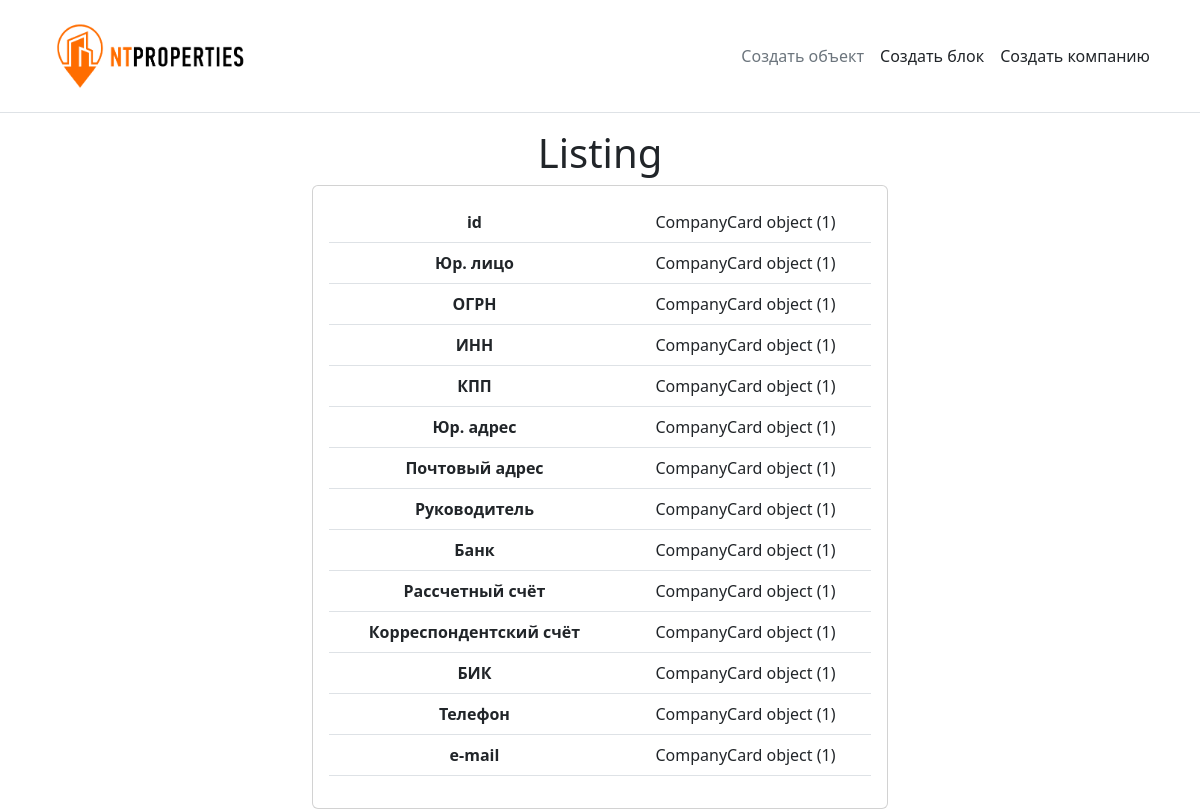
The page / on the database its author committed.
### listing/models.py (models this page shows)
class CompanyCard(models.Model):
    legal_name = models.CharField(max_length=96, blank=True)
    ogrn = models.CharField(max_length=15, blank=True)
    inn = models.CharField(max_length=12, blank=True)
    kpp = models.CharField(max_length=9, blank=True)
    legal_address = models.CharField(max_length=128, blank=True)
    post_address = models.CharField(max_length=128, blank=True)
    ceo = models.CharField(max_length=96, blank=True)
    bank_name = models.CharField(max_length=64, blank=True)
    p_account = models.CharField(max_length=20, blank=True)
    c_account = models.CharField(max_length=20, blank=True)
    bik = models.CharField(max_length=8, blank=True)
    phone = models.CharField(max_length=15, blank=True)
    email = models.CharField(max_length=48, blank=True)
    class Meta:
        verbose_name = 'Юридическое лицо'
        verbose_name_plural = 'Юридические лица'

### listing/views.py (the view)
# urls.py: path('', home_view),
def home_view(request):
    prop = CompanyCard.objects.all()
    column_names = ['id', 'Юр. лицо','ОГРН','ИНН','КПП','Юр. адрес', 'Почтовый адрес', 'Руководитель',
           'Банк', 'Рассчетный счёт','Корреспондентский счёт', 'БИК', 'Телефон','e-mail']
    context = {
        'prop': prop,
        'cn': column_names
    }
    return render(request, "listing.html", context)

### templates/listing.html (shortened to what this page needs)
{% extends "home_navbar.html" %}
{% block content %}
        <h1>Listing</h1>
        <div class="container col-6">
                <div class="card">
                        <div class="card-body">
                                <table class="table table-hover">
                                        {% for i in cn %}
                                        <tr>
                                                <td><b>{{ i }}</b></td>
                                                <td>{{ prop.0 }}</td>
                                        </tr>
                                        {% endfor %}
                                </table>
                        </div>
                </div>
        </div>
{% endblock %}

### rows shown on the page
CompanyCard: id "CompanyCard object (1)" "CompanyCard object (1)" "CompanyCard object (1)" "CompanyCard object (1)" "CompanyCard object (1)" "CompanyCard object (1)" "CompanyCard object (1)" "CompanyCard object (1)" "CompanyCard object (1)" "CompanyCard object (1)" "CompanyCard object (1)" "CompanyCard object (1)" "CompanyCard object (1)" "CompanyCard object (1)"

### other values the page prints
{{ i }} "id" "Юр. лицо" "ОГРН" "ИНН" "КПП" "Юр. адрес" "Почтовый адрес" "Руководитель" "Банк" "Рассчетный счёт" "Корреспондентский счёт" "БИК" "Телефон" "e-mail"
